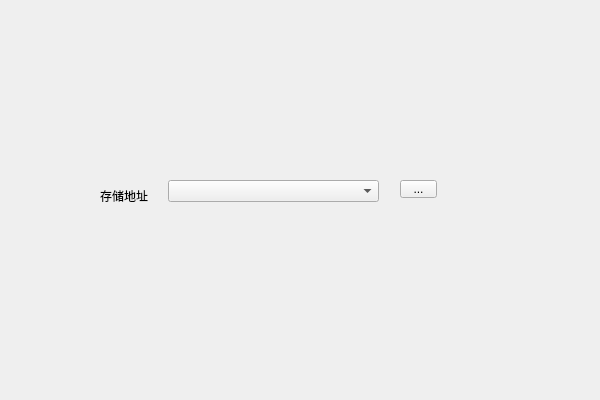
<?xml version="1.0" encoding="UTF-8"?>
<ui version="4.0">
 <class>DownLoaderClass</class>
 <widget class="QWidget" name="DownLoaderClass">
  <property name="geometry">
   <rect>
    <x>0</x>
    <y>0</y>
    <width>600</width>
    <height>400</height>
   </rect>
  </property>
  <property name="windowTitle">
   <string>DownLoader</string>
  </property>
  <widget class="QComboBox" name="comboBox">
   <property name="geometry">
    <rect>
     <x>168</x>
     <y>180</y>
     <width>211</width>
     <height>22</height>
    </rect>
   </property>
  </widget>
  <widget class="QToolButton" name="toolButton">
   <property name="geometry">
    <rect>
     <x>400</x>
     <y>180</y>
     <width>37</width>
     <height>18</height>
    </rect>
   </property>
   <property name="text">
    <string>...</string>
   </property>
  </widget>
  <widget class="QLabel" name="label">
   <property name="geometry">
    <rect>
     <x>100</x>
     <y>190</y>
     <width>54</width>
     <height>12</height>
    </rect>
   </property>
   <property name="text">
    <string>存储地址</string>
   </property>
  </widget>
 </widget>
 <layoutdefault spacing="6" margin="11"/>
 <resources>
  <include location="DownLoader.qrc"/>
 </resources>
 <connections>
  <connection>
   <sender>toolButton</sender>
   <signal>clicked()</signal>
   <receiver>DownLoaderClass</receiver>
   <slot>tool_bt_clicked()</slot>
   <hints>
    <hint type="sourcelabel">
     <x>418</x>
     <y>191</y>
    </hint>
    <hint type="destinationlabel">
     <x>513</x>
     <y>187</y>
    </hint>
   </hints>
  </connection>
 </connections>
 <slots>
  <slot>tool_bt_clicked()</slot>
 </slots>
</ui>
